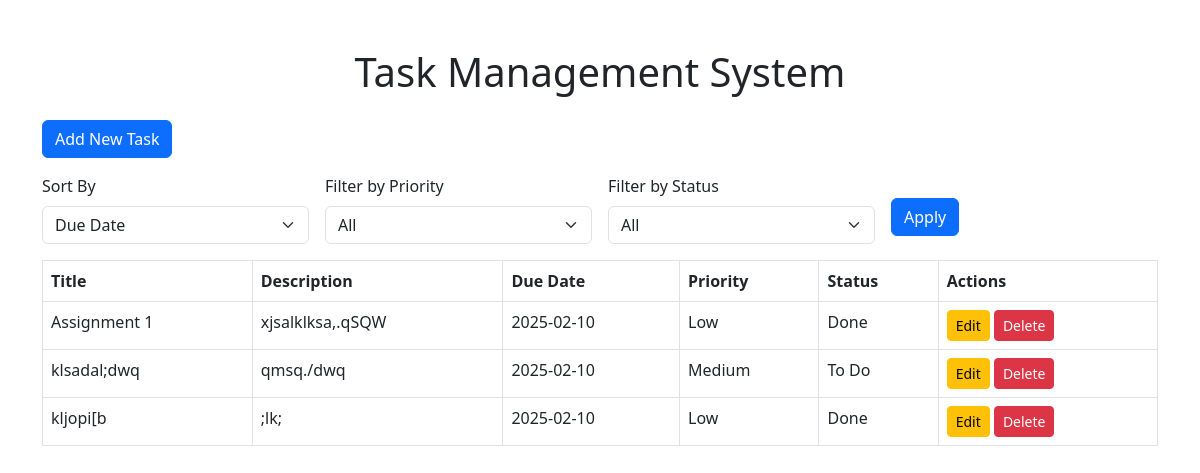
The page / on the database its author committed.
### tables this page shows
CREATE TABLE `tasks` (
  `id` int(11) NOT NULL,
  `title` varchar(255) NOT NULL,
  `description` text DEFAULT NULL,
  `due_date` date NOT NULL,
  `priority` enum('Low','Medium','High') NOT NULL,
  `status` enum('To Do','In Progress','Done') NOT NULL DEFAULT 'To Do'
);

### index.php (the view, shortened to what this page needs)
<?php
require 'db.php';
$sort = $_GET['sort'] ?? 'due_date';
$query = "SELECT * FROM tasks WHERE 1=1";
$query .= " ORDER BY $sort";
$stmt = $conn->prepare($query);
$stmt->execute();
$tasks = $stmt->fetchAll(PDO::FETCH_ASSOC);
?>
<!DOCTYPE html>
<html lang="en">
<head>
    <link href="https://cdn.jsdelivr.net/npm/bootstrap@5.3.0/dist/css/bootstrap.min.css" rel="stylesheet">
</head>
<body>
    <div class="container mt-5">
        <h1 class="text-center mb-4">Task Management System</h1>
        <button type="button" class="btn btn-primary mb-3" data-bs-toggle="modal" data-bs-target="#taskModal" onclick="resetForm()">
            Add New Task
        </button>
        <div class="mb-3">
            <form method="GET" class="row g-3">
                <div class="col-md-3">
                    <label for="sort" class="form-label">Sort By</label>
                    <select class="form-select" id="sort" name="sort">
                        <option value="due_date" <?php echo ($sort === 'due_date') ? 'selected' : ''; ?>>Due Date</option>
                    </select>
                </div>
                <div class="col-md-3">
                    <label for="filter_priority" class="form-label">Filter by Priority</label>
                    <select class="form-select" id="filter_priority" name="filter_priority">
                        <option value="">All</option>
                    </select>
                </div>
                <div class="col-md-3">
                    <label for="filter_status" class="form-label">Filter by Status</label>
                    <select class="form-select" id="filter_status" name="filter_status">
                        <option value="">All</option>
                    </select>
                </div>
                <div class="col-md-3">
                    <button type="submit" class="btn btn-primary mt-4">Apply</button>
                </div>
            </form>
        </div>
        <table class="table table-bordered">
            <thead>
                <tr>
                    <th>Title</th>
                    <th>Description</th>
                    <th>Due Date</th>
                    <th>Priority</th>
                    <th>Status</th>
                    <th>Actions</th>
                </tr>
            </thead>
            <tbody>
                <?php foreach ($tasks as $task): ?>
                    <tr>
                        <td><?php echo htmlspecialchars($task['title']); ?></td>
                        <td><?php echo htmlspecialchars($task['description']); ?></td>
                        <td><?php echo htmlspecialchars($task['due_date']); ?></td>
                        <td><?php echo htmlspecialchars($task['priority']); ?></td>
                        <td><?php echo htmlspecialchars($task['status']); ?></td>
                        <td>
                            <button class="btn btn-warning btn-sm" data-bs-toggle="modal" data-bs-target="#taskModal" onclick="editTask(<?php echo $task['id']; ?>)">Edit</button>
                            <a href="index.php?delete_id=<?php echo $task['id']; ?>" class="btn btn-danger btn-sm" onclick="return confirm('Are you sure you want to delete this task?')">Delete</a>
                        </td>
                    </tr>
                <?php endforeach; ?>
            </tbody>
        </table>
    </div>
</body>
</html>

### rows shown on the page
tasks: title "Assignment 1", description "xjsalklksa,.qSQW", due_date "2025-02-10", priority "Low", status "Done"
tasks: title "klsadal;dwq", description "qmsq./dwq", due_date "2025-02-10", priority "Medium", status "To Do"
tasks: title "kljopi[b", description ";lk;", due_date "2025-02-10", priority "Low", status "Done"
